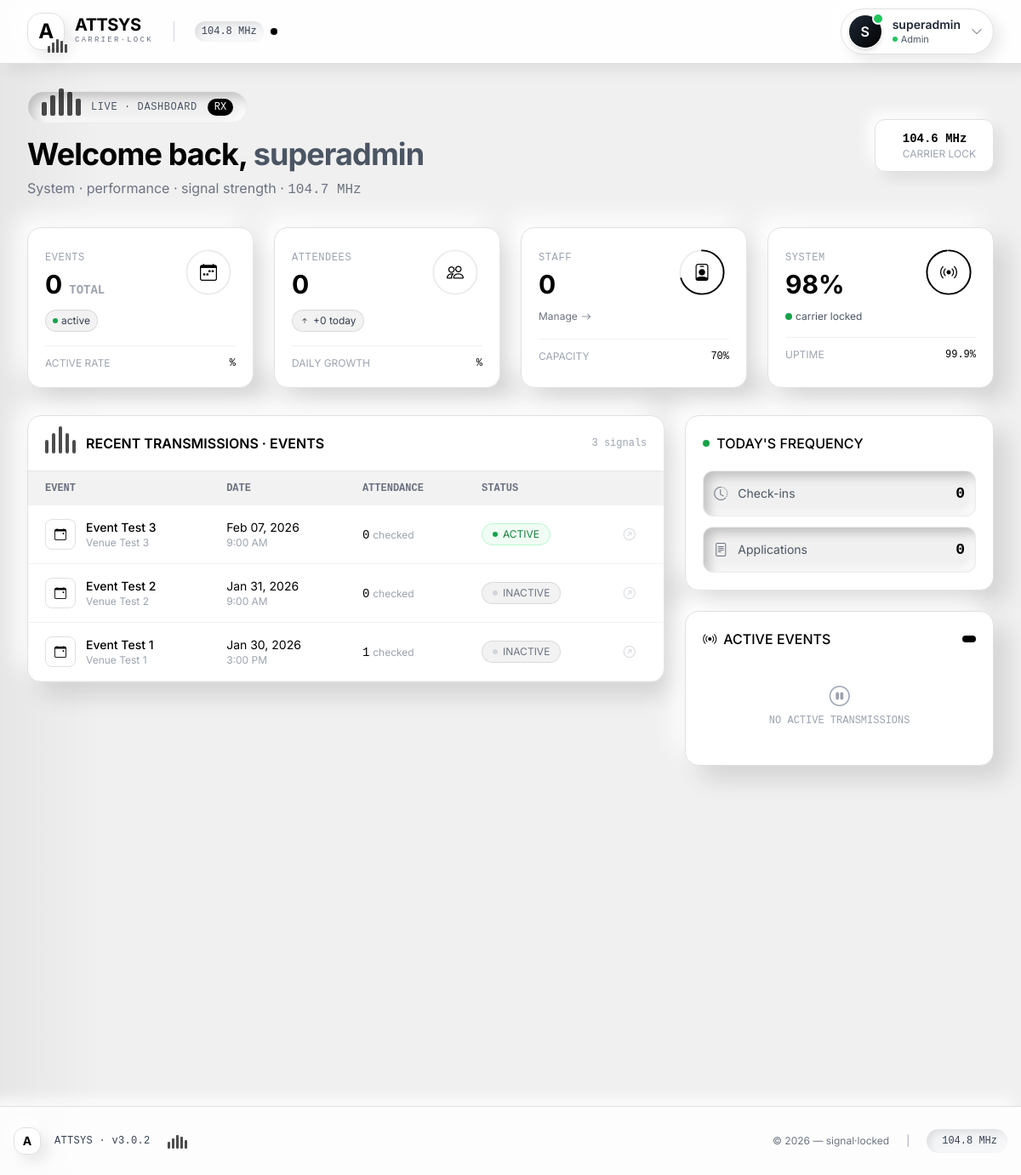
The app's page /attsys/admin/dashboard/ (signed in), older data.
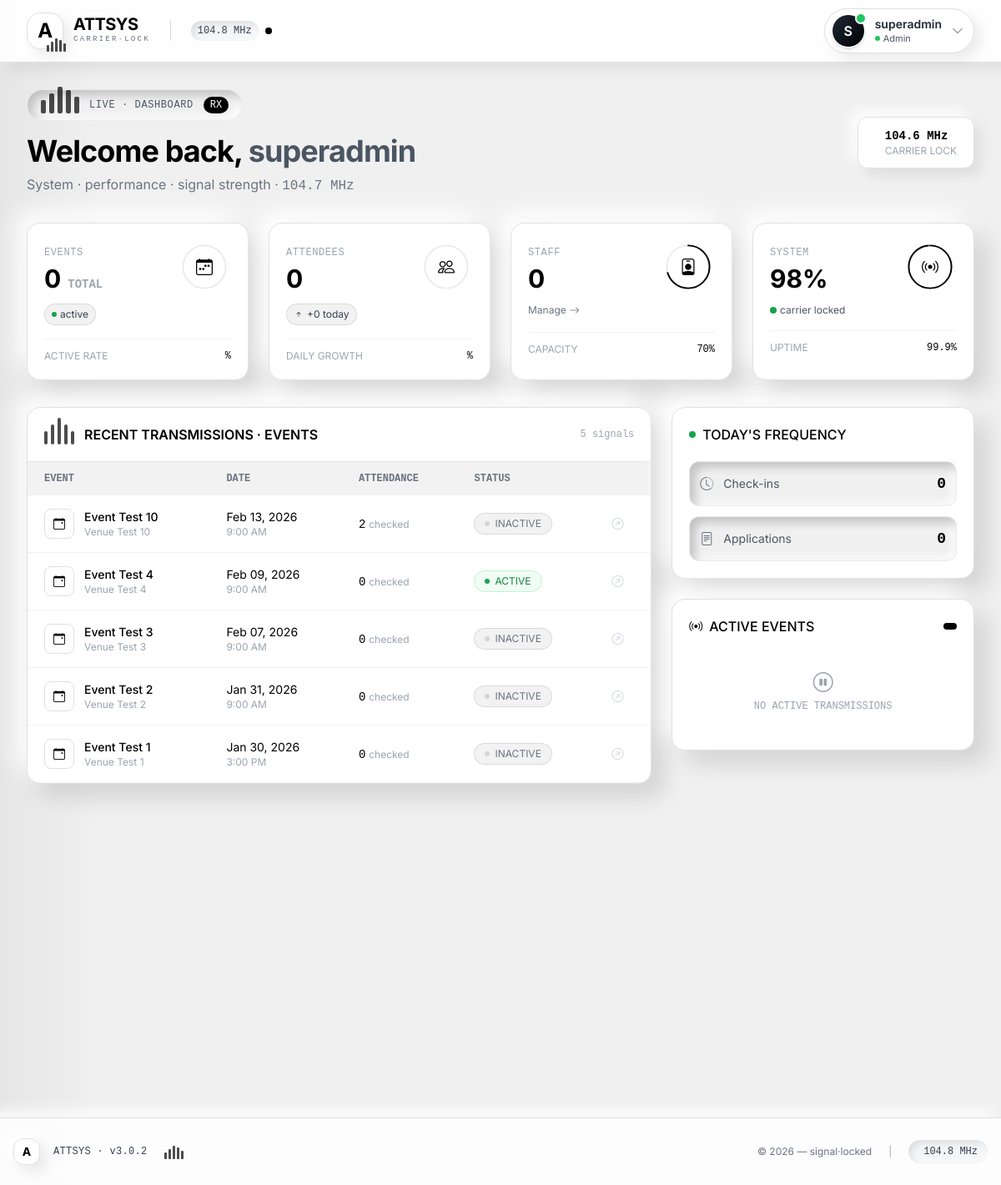
The same page, newer data.
### attsys/models.py (models this page shows, shortened)
class Event(models.Model):
    STATE_CHOICES = (
        ('KUALA_LUMPUR', 'Kuala Lumpur'),
        ('SELANGOR', 'Selangor'),
        ('JOHOR', 'Johor'),
        ('PENANG', 'Penang'),
        ('PERAK', 'Perak'),
        ('SABAH', 'Sabah'),
        ('SARAWAK', 'Sarawak'),
        ('PAHANG', 'Pahang'),
        ('NEGERI_SEMBILAN', 'Negeri Sembilan'),
        ('KEDAH', 'Kedah'),
        ('KELANTAN', 'Kelantan'),
        ('TERENGGANU', 'Terengganu'),
        ('MELAKA', 'Melaka'),
        ('PERLIS', 'Perlis'),
        ('LABUAN', 'Labuan'),
        ('PUTRAJAYA', 'Putrajaya'),
        ('OTHER', 'Other'),
    )
    title = models.CharField(max_length=200)
    description = models.TextField(blank=True)
    venue = models.CharField(max_length=200)
    state = models.CharField(max_length=50, choices=STATE_CHOICES, default='KUALA_LUMPUR')
    custom_state = models.CharField(
        max_length=100,
        blank=True,
        verbose_name="Other State"
    )
    date = models.DateField()
    start_time = models.TimeField()
    end_time = models.TimeField()
    created_by = models.ForeignKey(
        User,
        on_delete=models.CASCADE,
        related_name='events'
    )
    assigned_staff = models.ManyToManyField(
        settings.AUTH_USER_MODEL,
        blank=True,
        related_name='assigned_events'
    )
    check_in_token = models.UUIDField(default=uuid.uuid4, unique=True)
    is_active = models.BooleanField(default=False)
    created_at = models.DateTimeField(auto_now_add=True)
    updated_at = models.DateTimeField(auto_now=True)
    class Meta:
        ordering = ['-date', '-created_at']

### attsys/views.py (the view)
# urls.py: path('admin/dashboard/', views.admin_dashboard, name='admin_dashboard'),
@login_required
def admin_dashboard(request):
    if not request.user.is_active:
        return redirect('login')
    if request.user.role == 'ADMIN':
        events = Event.objects.all()
    else:
        events = Event.objects.filter(assigned_staff=request.user)
    return render(request, 'dashboard.html', {'events': events})

### attsys/templates/dashboard.html (shortened to what the changed rows need)
{% extends 'base.html' %}
{% block content %}
<div class="flex flex-col md:flex-row justify-between items-start md:items-center mb-8 reveal">
    <div>
        <h1 class="text-3xl md:text-4xl font-bold text-black tracking-tight glitch-text">
            Welcome back,
            <span class="text-gray-600">{{ user.username }}</span>
        </h1>
    </div>
</div>
<div class="grid grid-cols-1 lg:grid-cols-3 gap-6">
    <div class="lg:col-span-2">
        <div class="neu-raised rounded-2xl overflow-hidden reveal">
            <div class="p-5 border-b border-black/10 flex justify-between items-center">
                <div class="flex items-center gap-3">
                    <div class="signal-strength !h-6">
                    </div>
                    <h3 class="font-semibold text-black">RECENT TRANSMISSIONS · EVENTS</h3>
                </div>
                <span class="text-xs font-mono text-gray-400">{{ events|length }} signals</span>
            </div>
            <div class="overflow-x-auto">
                <table class="w-full text-sm">
                    <thead class="bg-black/5 text-gray-500 text-xs font-mono">
                        <tr>
                            <th class="px-5 py-3 text-left">EVENT</th>
                            <th class="px-5 py-3 text-left">DATE</th>
                            <th class="px-5 py-3 text-left">ATTENDANCE</th>
                            <th class="px-5 py-3 text-left">STATUS</th>
                            <th class="px-5 py-3 text-left"></th>
                        </tr>
                    </thead>
                    <tbody>
                        {% for event in events|slice:":5" %}
                        <tr class="data-row" onclick="window.location='{% url 'event_detail' event.id %}'">
                            <td class="px-5 py-4">
                                <div class="flex items-center gap-3">
                                    <div class="neu-flat w-9 h-9 rounded-lg flex items-center justify-center">
                                        <i class="bi bi-calendar-event text-black"></i>
                                    </div>
                                    <div>
                                        <div class="font-medium text-black">{{ event.title|truncatechars:20 }}</div>
                                        <div class="text-xs text-gray-400">{{ event.venue|truncatechars:15 }}</div>
                                    </div>
                                </div>
                            </td>
                            <td class="px-5 py-4">
                                <div class="text-black">{{ event.date|date:"M d, Y" }}</div>
                                {% if event.start_time %}
                                <div class="text-xs text-gray-400">{{ event.start_time|time:"g:i A" }}</div>
                                {% endif %}
                            </td>
                            <td class="px-5 py-4">
                                <span class="text-black font-mono">{{ event.attendees.count }}</span>
                                <span class="text-xs text-gray-400"> checked</span>
                            </td>
                            <td class="px-5 py-4">
                                {% if event.is_active %}
                                <span class="inline-flex items-center gap-1.5 px-3 py-1 rounded-full text-xs bg-green-50 text-green-700 border border-green-200">
                                    <span class="w-1.5 h-1.5 bg-green-600 rounded-full animate-pulse"></span> ACTIVE
                                </span>
                                {% else %}
                                <span class="inline-flex items-center gap-1.5 px-3 py-1 rounded-full text-xs bg-black/5 text-gray-500 border border-black/10">
                                    <span class="w-1.5 h-1.5 bg-gray-300 rounded-full"></span> INACTIVE
                                </span>
                                {% endif %}
                            </td>
                            <td class="px-5 py-4">
                                <i class="bi bi-arrow-up-right-circle text-gray-300 hover:text-black transition"></i>
                            </td>
                        </tr>
                        {% endfor %}
                    </tbody>
                </table>
            </div>
        </div>
    </div>
</div>
{% endblock %}

Row changes from the older to the newer data that the page shows:
added Event: title "Event Test 10", venue "Venue Test 10", date "Feb 13, 2026", start_time "9:00 AM", attendees.count "2", is_active False (drawn)
added Event: title "Event Test 4", venue "Venue Test 4", date "Feb 09, 2026", start_time "9:00 AM", attendees.count "0", is_active True (drawn)
changed Event "Event Test 3": is_active "ACTIVE" → "INACTIVE"
changed Event "Event Test 1": attendees.count "1" → "0"
Text that changed along with them:
{{ events|length }}: "3" → "5"
